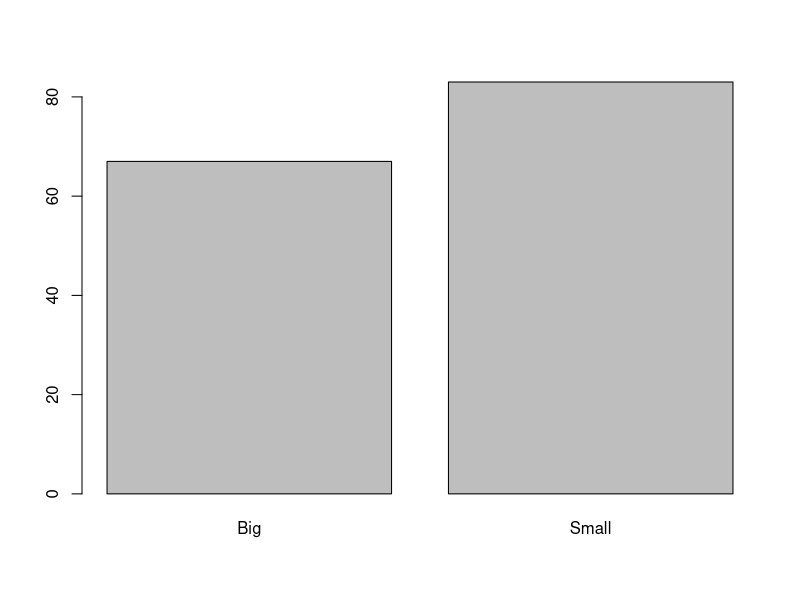

The R source for this figure:
# R dataframe
df <- iris
str(df)
class(df)
dim(df)
nrow(df)
ncol(df)
head(df)

rownames(df)
colnames(df)

v <- c(85, 77, 96)
v

names(v)
names(v) <- c('Kor', 'Eng', 'Math')
names(v)
v

v["Kor"]
v[c("Eng", "Math")]

# 새로운 데이터프레임 만들고 조건을 준 후 그래프 그리기
df$Sepal.Length
df$Sepal.Width

df$Sepal.Sum <- df$Sepal.Length + df$Sepal.Width
df$Sepal.Sum

df$Sepal.Sep <- ifelse(df$Sepal.Sum > mean(df$Sepal.Sum), "Big", "Small")

str(df)

df$Sepal.Sep <- factor(df$Sepal.Sep)
str(df)
levels(df$Sepal.Sep)
ss <- table(df$Sepal.Sep)
barplot(ss)


# 미국 주 데이터
?state.x77
class(state.x77)
is.data.frame(state.x77)
st <- as.data.frame(state.x77)
str(st)
dim(st)
head(st)

rownames(st)

